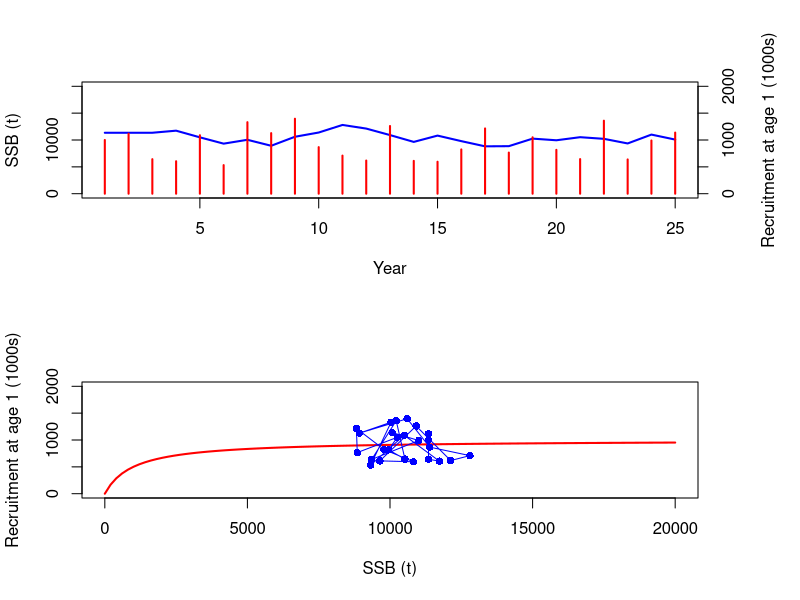

Write R code to recreate this figure.
################################################################################
## Functions

AgeModel <- function(Ninit, M, Fmort, mat, w, Amax, Tmax, alpha, beta, v)
{
  N <- matrix(nrow=Amax, ncol=Tmax)
  SSB <- numeric(Tmax)

  ## Year 1
  N[1,1] <- Ninit
  for (a in 1:(Amax - 1)) {
    N[a + 1, 1] <- N[a, 1] * exp(-M[a] - Fmort[a])
  }
  SSB[1] <- sum(N[,1] * mat * w)

  ## Later years
  for(t in 1:(Tmax-1))
  {
    N[1,t+1] <- (alpha*SSB[t]) / (beta+SSB[t]) + v*runif(1,-0.5,0.5)
    for (a in 1:(Amax - 1)) {
      N[a + 1, t + 1] <- N[a, t] * exp(-M[a] - Fmort[a])
    }
    SSB[t+1] <- sum(N[,t+1] * mat * w)
  }

  list(alpha=alpha, beta=beta, N=N, SSB=SSB, Rec=N[1,])
}

RecPlot <- function(SR, Slim=NULL, Rlim=NULL)
{
  ## SR contains elements SSB, Rec, alpha, beta

  if(is.null(Slim))
    Slim <- c(0, 1.1*max(SR$SSB))
  if(is.null(Rlim))
    Rlim <- c(0, 1.1*max(SR$Rec))

  SSB.curve <- seq(Slim[1], Slim[2], length=100)
  Rec.curve <- (alpha*SSB.curve) / (beta+SSB.curve)

  opar <- par(mfrow=c(2,1), oma=c(0,0,0,3))
  plot(
    SR$SSB,
    ylim = Slim, type = "l", lwd = 2, col = "blue",
    xlab = "Year", ylab = "SSB (t)"
  )
  par(new=TRUE)
  plot(
    SR$Rec,
    ylim = Rlim, type = "h", lwd = 2, col = "red",
    ann = FALSE, axes = FALSE
  )
  axis(4)
  mtext("Recruitment at age 1 (1000s)", side=4, line=3)

  plot(
    SSB.curve, Rec.curve,
    xlim = Slim, ylim = Rlim, type = "l",
    xlab = "SSB (t)", ylab = "Recruitment at age 1 (1000s)", lwd = 2, col = "red"
  )
  points(SR$SSB, SR$Rec, type="o", pch=16, col="blue")
  par(opar)
}

################################################################################
## Simulation

Amax <- 15
Tmax <- 25
Ninit <- 1000
M <- rep(0.2, Amax)
Fmort <- c(0, 0, rep(0.3,Amax-2))
mat <- c(0, 0, rep(1,Amax-2))
w <- 10 * (1-exp(-0.5*((1:Amax)+0.1)))^3
alpha <- 1000
beta <- 1000

pop <- AgeModel(Ninit, M, Fmort, mat, w, Amax, Tmax, alpha, beta, v=1000)

RecPlot(
  pop,
  Slim = c(0, 20000), Rlim = c(0, 2000)
)
